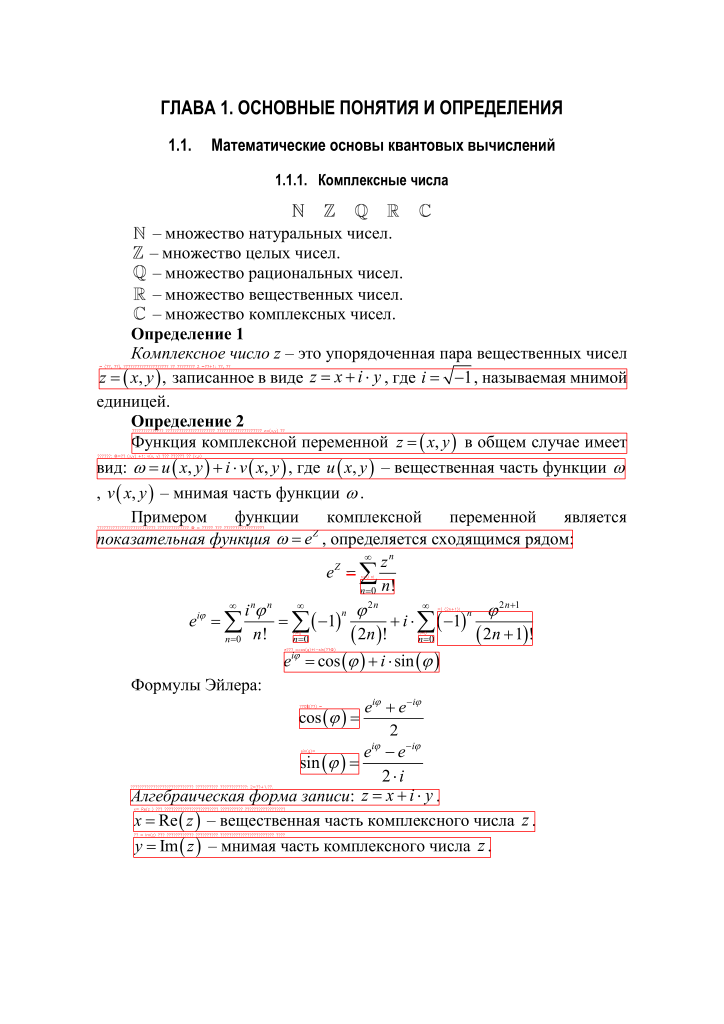
#> input picture DZ_1/debug/overlay_psm11.png, 2894 x 4093 px (shown at 1/4 size)
$ python -i preprocess.py   (imports and definitions only)
#> lines starting #> are read from the running program, lines starting #| are printed output that depends on the picture
#> further down, picture is the input picture: shape (4093, 2894, 3); mean B, G, R 245.1, 245.1, 247.3
from __future__ import annotations

from dataclasses import dataclass
from typing import Dict, Optional, Tuple

import fitz
import numpy as np
import cv2
from PIL import Image

from .utils import normalize_spaces

@dataclass
class PagePreprocessResult:
    page_img: Image.Image          # rendered page
    page_img_pre: Image.Image      # preprocessed image for OCR (may equal page_img)
    page_type: str                 # text/scanned/mixed/unknown
    text_char_count: int

# [32 lines left out: functions extract_doc_metadata, render_page, page_text_char_count, detect_page_type, not called in this run]

def pil_to_cv(img: Image.Image) -> np.ndarray:
    arr = np.array(img)
    # PIL RGB -> OpenCV BGR
    return cv2.cvtColor(arr, cv2.COLOR_RGB2BGR)

def cv_to_pil(arr_bgr: np.ndarray) -> Image.Image:
    arr_rgb = cv2.cvtColor(arr_bgr, cv2.COLOR_BGR2RGB)
    return Image.fromarray(arr_rgb)

def enhance_for_ocr(pil_img: Image.Image) -> Image.Image:
    """
    Мягкое улучшение: grayscale + CLAHE + unsharp mask.
    Не делаем жёсткую бинаризацию по умолчанию (может портить формулы).
    """
    bgr = pil_to_cv(pil_img)
    gray = cv2.cvtColor(bgr, cv2.COLOR_BGR2GRAY)
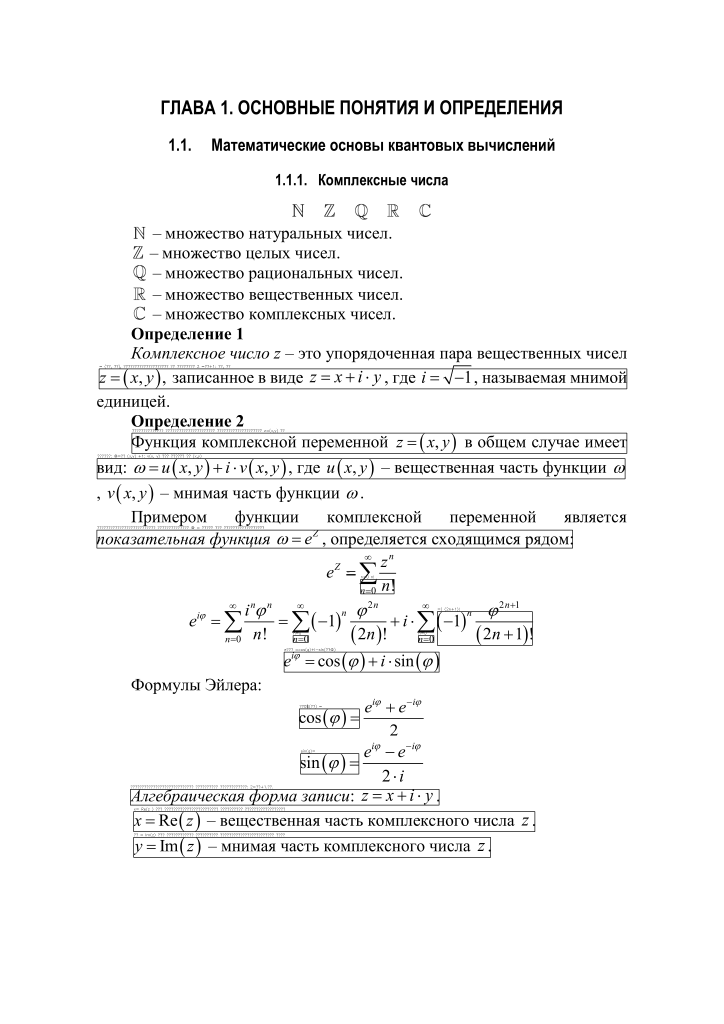
#> gray: shape (4093, 2894) (shown at 1/4 size); min 0, max 255, mean 245.4

    # CLAHE (локальный контраст)
    clahe = cv2.createCLAHE(clipLimit=2.0, tileGridSize=(8, 8))
    cl = clahe.apply(gray)

    # unsharp mask
    blur = cv2.GaussianBlur(cl, (0, 0), sigmaX=1.2)
    sharp = cv2.addWeighted(cl, 1.6, blur, -0.6, 0)

    # denoise light
    den = cv2.fastNlMeansDenoising(sharp, h=10)

    # back to 3-channel for tesseract stability
    out = cv2.cvtColor(den, cv2.COLOR_GRAY2BGR)
    return cv_to_pil(out)

# [16 lines left out: function preprocess_page, not called in this run]

>>> import cv2
>>> picture = cv2.imread('../debug/overlay_psm11.png')
>>> result = enhance_for_ocr(picture)
